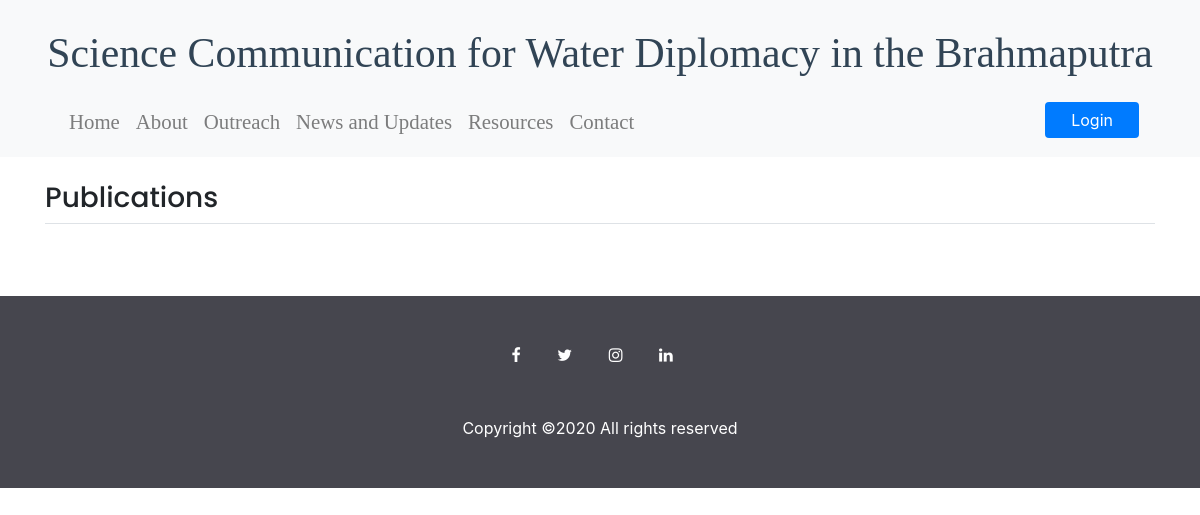
The app's page /publication/, older data.
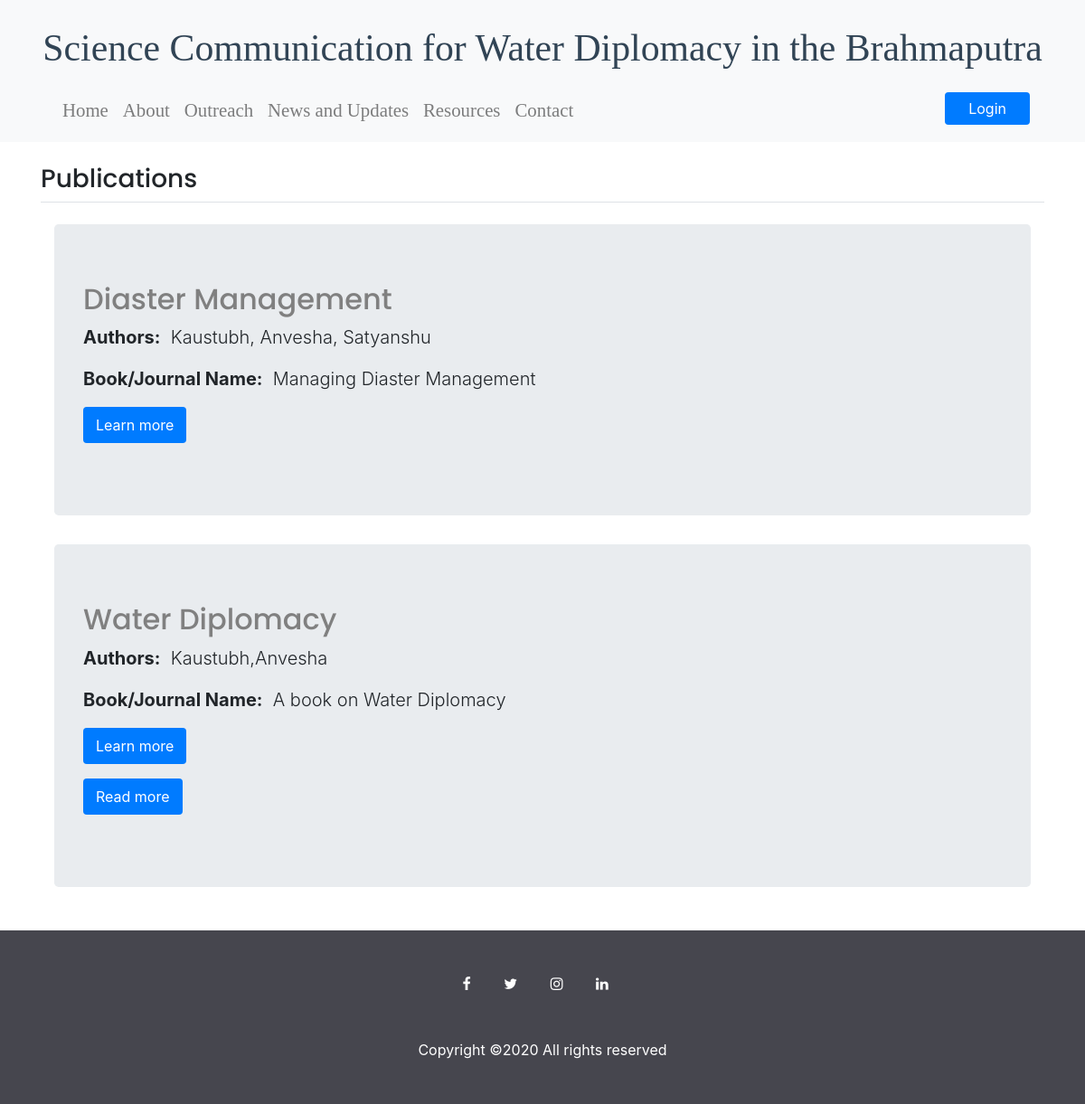
The same page, newer data.
### publication/models.py (models this page shows, shortened)
class publication(models.Model):
	authors = models.CharField(max_length=1200)
	title = models.CharField(max_length=1000)
	name = models.CharField(max_length=700)
	pdf = models.FileField(upload_to='files/',blank=True)
	link = models.CharField(max_length=500,blank=True)
	has_pdf = models.BooleanField(default=False)

### publication/views.py (the view)
# urls.py: path('',views.publicationss,name='publication'),
def publicationss(request):
	Publication = publication.objects
	return render(request, 'publication/publication.html',{'Publication':Publication})

### publication/templates/publication/publication.html (shortened to what this page needs)
{% extends 'base.html' %}
{% block ccd %}
	<div id="marine-content-inner">
		<section id="main-content">
			<div class="container">
				<div class="page-heading style3 wrapper border-bottom">
					<div class="row">
						<div class="col-lg-6 col-md-6 col-sm-6">
							<br><h3>Publications</h3>
						</div>
						<div class="col-lg-6 col-md-6 col-sm-6">
						</div>
					</div>
				</div>
				<div class="container">
					<br>
					{% for publication in Publication.all %}
					<div class="jumbotron">
						<h2 class="display-5" style= "color:Grey">{{publication.title}}</h2>
						<p class="lead"><b><b>Authors:</b></b>&nbsp;&nbsp;{{publication.authors}}</p>
						<p class="lead"><b><b>Book/Journal Name:</b></b>&nbsp;&nbsp;{{publication.name}}</p>
						<p class="lead">
						  <a class="btn btn-primary" href="{{publication.link}}" target="_blank" role="button">Learn more</a>
						</p>
						{% if publication.has_pdf == True %}
						<p class="lead">
							<a class="btn btn-primary" href="{{publication.pdf.url}}" target="_blank" role="button">Read more</a>
						  </p>
						  {%endif%}
					  </div>
					{%endfor%}
				</div>
			</div>
		</section>
	</div>
{% endblock %}

Row changes from the older to the newer data that the page shows:
added publication: title "Diaster Management", authors "Kaustubh, Anvesha, Satyanshu", name "Managing Diaster Management"
added publication: title "Water Diplomacy", authors "Kaustubh,Anvesha", name "A book on Water Diplomacy"
